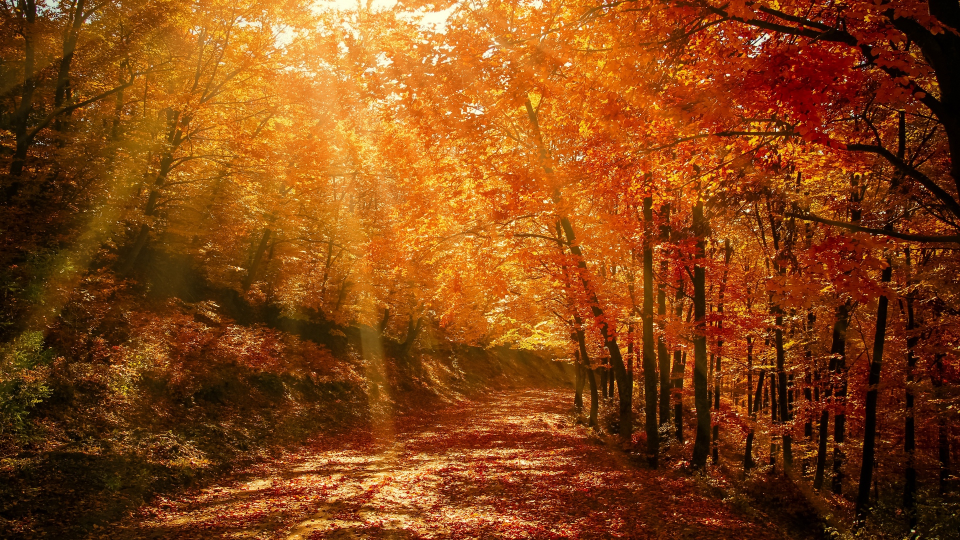
#> input picture 22년 8월/220810_CV1일차(2차원신호의 디지털화)/fig/images/autumn_forest_park_128379_1920x1080.jpg, 1920 x 1080 px (shown at 1/2 size)
$ jupyter execute --allow-errors '크로마키.ipynb'   (text cells are left out)
#> lines starting #> are read from the running program, lines starting #| are printed output that depends on the picture; after the words box and inside, x2 and y2 are one past the last pixel; in counts of white or black regions, pixels touching at a corner belong together
[cell 1]
import sys
import cv2
import matplotlib.pyplot as plt
import numpy as np

[cell 2]
img = cv2.imread('./fig/fig/lenna.bmp')

#> (the rest of this cell did not finish here and is left out)

[cell 3]
import glob

[cell 4]
img_list = glob.glob('./fig/images/*.*')

cv2.namedWindow('scene', cv2.WINDOW_NORMAL)
cv2.setWindowProperty('scene', cv2.WND_PROP_FULLSCREEN, cv2.WINDOW_FULLSCREEN)


idx = 0

while True :
    img = cv2.imread(img_list[idx])
#> img is the input picture: shape (1080, 1920, 3); mean B, G, R 19.9, 68.7, 132.4

    cv2.imshow('secne', img)

    if cv2.waitKey(3000) == 27 :
#> (key Esc is pressed here)
        break

    idx += 1

    if idx>= len(img_list) :
        idx = 0

cv2.destroyAllWindows()

[cell 5]
cap = cv2.VideoCapture(0)

if not cap.isOpened() :
    print('video open failed')
    sys.exit()

w = int(cap.get(cv2.CAP_PROP_FRAME_WIDTH))
h = int(cap.get(cv2.CAP_PROP_FRAME_HEIGHT))
fps = int(cap.get(cv2.CAP_PROP_FPS))
fourcc = cv2.VideoWriter_fourcc(*'DIVX')


while True :
    ret, frame = cap.read()
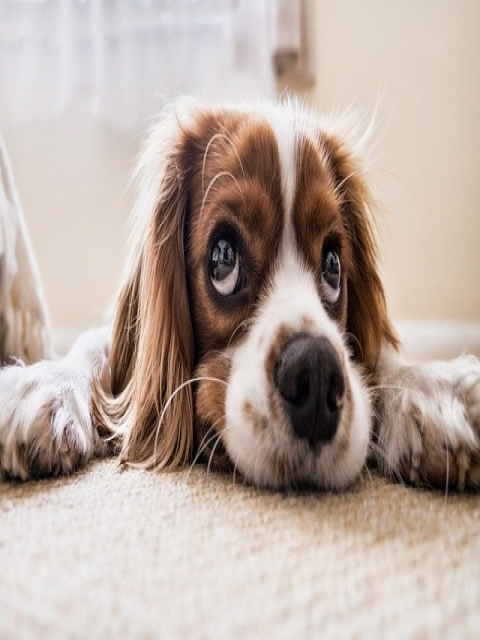
#> input picture 22년 8월/220810_CV1일차(2차원신호의 디지털화)/img_resize.png, 960 x 1280 px, given in place of the camera (shown at 1/2 size)
#> frame is the input picture: shape (1280, 960, 3); mean B, G, R 161.9, 170.6, 186

    if not ret :
        print('frame read failed')
        break

    edge = cv2.Canny(frame, 50, 150)
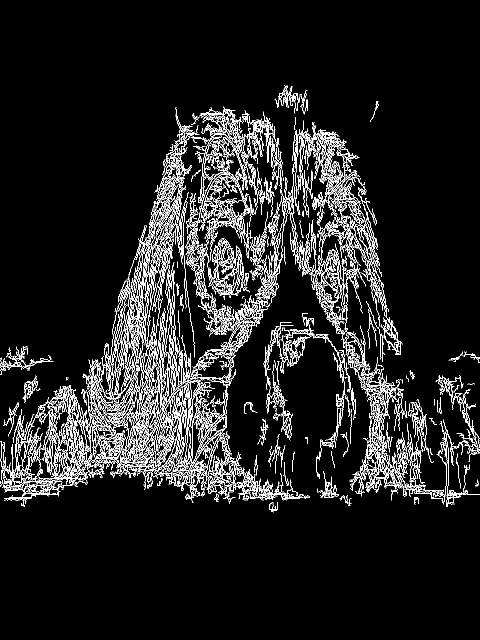
#> edge: shape (1280, 960) (shown at 1/2 size); 7.7% white in thin lines or dots, all inside (x1, y1, x2, y2) = (0, 170, 960, 1025)
    flip = cv2.flip(frame, 1)
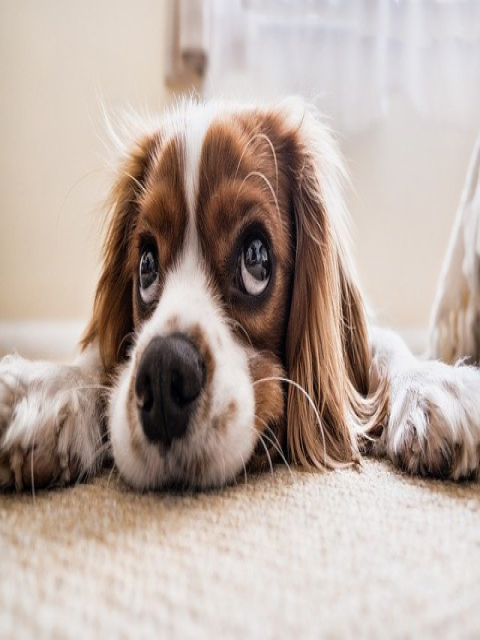
#> flip: shape (1280, 960, 3) (shown at 1/2 size); mean B, G, R 161.9, 170.6, 186


    cv2.imshow('edge', edge)
    cv2.imshow('flip', flip)

    if cv2.waitKey(30) == 27 :
#> (key Esc is pressed here)
        break


cap.release()
cv2.destroyAllWindows()

[cell 6]
## 마우스로 그리는 손글씨
def call_mouse(event, x, y, flags, param) :
    global oldx, oldy

    if event == cv2.EVENT_LBUTTONDOWN:
        oldx, oldy = x, y

    elif event == cv2.EVENT_MOUSEMOVE :
        if flags == cv2.EVENT_FLAG_LBUTTON :
            cv2.line(img, (oldx, oldy), (x,y), (0,0,255), 10, cv2.LINE_AA)
            cv2.imshow('img', img)
            oldx, oldy = x,y

img = np.ones((600, 1200), np.uint8)*255

cv2.imshow('img', img)
cv2.setMouseCallback('img', call_mouse, img)

cv2.waitKey()
cv2.destroyAllWindows()

[cell 7]
def call_trackbar(pos) :
    img[:] = np.round(img1*(pos/255),0).astype(np.uint8)
    cv2.imshow('img', img)


img = cv2.imread('./fig/fig/lenna.bmp', 0)

#> (the rest of this cell did not finish here and is left out)

[cell 8]
src1 = cv2.imread('./fig/fig/lenna256.bmp', 0)
src2 = np.zeros((256, 256), np.uint8)
cv2.circle(src2,(128,128), 100, 200, -1)
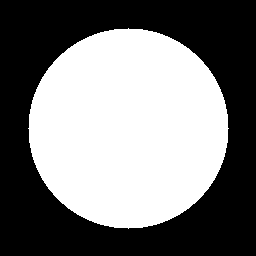
#> src2: shape (256, 256); values 0 (black) and 200 (white), 47.9% white; 1 white region, box (x1, y1, x2, y2) and area: (28, 28, 229, 229) 31417
cv2.circle(src2,(128,128), 50, 50, -1)
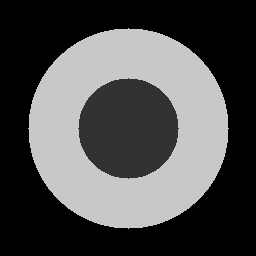
#> src2: shape (256, 256); 11.97% of pixels changed, all inside (x1, y1, x2, y2) = (78, 78, 179, 179)

#> (the rest of this cell did not finish here and is left out)

[cell 9]
img = cv2.imread('./fig/fig/puppy.bmp')

#> (the rest of this cell did not finish here and is left out)

[cell 10]
img = cv2.imread('./fig/fig/lenna.bmp', 0 )

# calcHist(images, channels, mask, histSize, ranges[, hist[, accumulate]]) -> hist
hist_b = cv2.calcHist([img], [0], None, [256],[0, 256])
#> hist_b = 256 values from 0 to 0
#> (the rest of this cell did not finish here and is left out)

[cell 11]
src  = cv2.imread('./fig/fig/puppy_shrink.png', 0)

# minMaxLoc(src[, mask]) -> minVal, maxVal, minLoc, maxLoc
minVal, maxVal, minLoc, maxLoc = cv2.minMaxLoc(src)
#> minVal = 0; maxVal = 0; minLoc = (0, 0); maxLoc = (0, 0)
print(minVal, maxVal)
#| 0.0 0.0

#> (the rest of this cell did not finish here and is left out)
